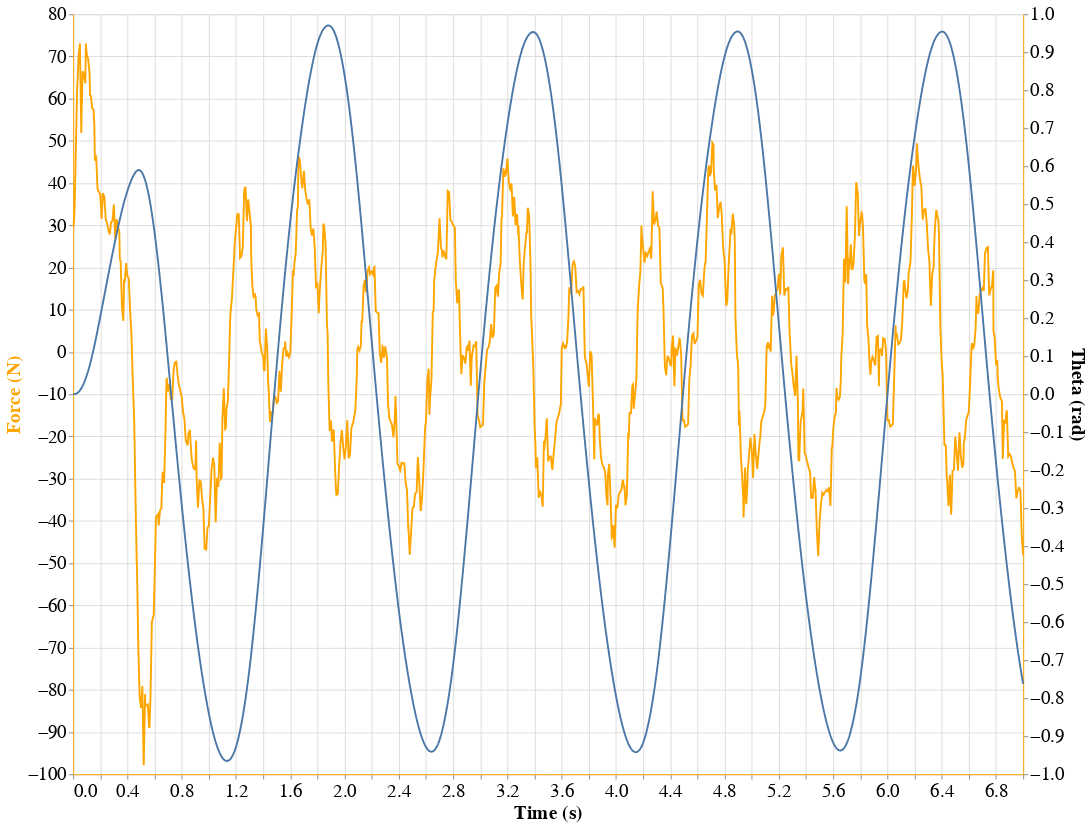

Notebook source saved alongside this figure:
### Code cell
base_chart = alt.Chart(df).encode(
    alt.X("time:Q", title="Time (s)"),
)
input_chart = base_chart.mark_line(color="orange").encode(
    alt.Y("u:Q", title="Force (N)", axis=alt.Axis(titleColor="orange")),
)
state_chart = base_chart.mark_line().encode(
    alt.Y("theta:Q", title="Theta (rad)"),
)
alt.layer(input_chart, state_chart).resolve_scale(y="independent").properties(
    width=1000,
    height=800,
).configure_axis(labelFontSize=20, titleFontSize=20)

### Figure 1 — Vega-Lite specification as saved in the notebook (floating-point values rounded to 4 significant figures; data arrays with more than 128 entries replaced by an {"elided": "..."} marker saying what was removed)
{"config": {"view": {"continuousWidth": 400, "continuousHeight": 300}, "axis": {"domainColor": "orange", "labelFontSize": 20, "titleFontSize": 20}}, "layer": [{"mark": {"type": "line", "color": "orange"}, "encoding": {"x": {"field": "time", "title": "Time (s)", "type": "quantitative"}, "y": {"axis": {"titleColor": "orange"}, "field": "u", "title": "Force (N)", "type": "quantitative"}}}, {"mark": "line", "encoding": {"x": {"field": "time", "title": "Time (s)", "type": "quantitative"}, "y": {"field": "theta", "title": "Theta (rad)", "type": "quantitative"}}}], "data": {"name": "data-f93780f1dc07b5ea2d85c7f19dbfd0f7"}, "height": 800, "resolve": {"scale": {"y": "independent"}}, "width": 1000, "$schema": "https://vega.github.io/schema/vega-lite/v4.17.0.json", "datasets": {"data-f93780f1dc07b5ea2d85c7f19dbfd0f7": {"elided": "900 records"}}}
